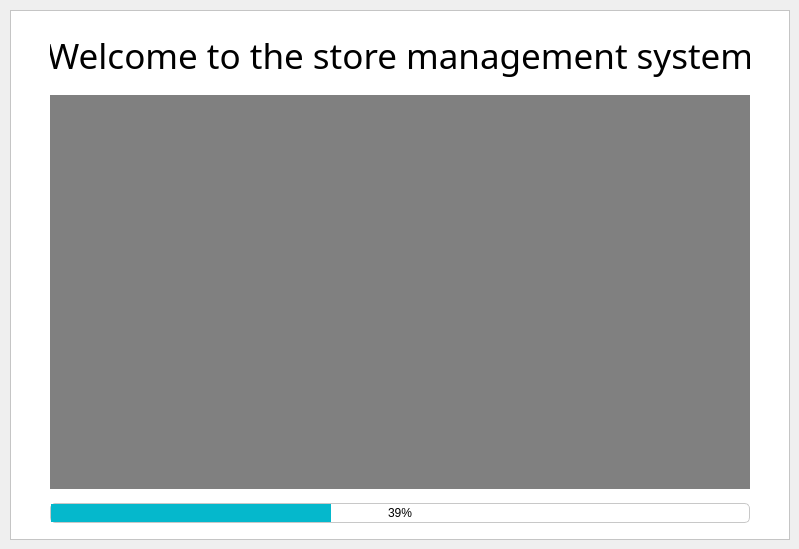
    <widget class="QWidget" name="tab_welcome">
     <attribute name="title">
      <string>Welcome</string>
     </attribute>
     <widget class="QFrame" name="frame_8">
      <property name="geometry">
       <rect>
        <x>10</x>
        <y>10</y>
        <width>780</width>
        <height>530</height>
       </rect>
      </property>
      <property name="styleSheet">
       <string notr="true">background-color:rgb(255, 255, 255);
</string>
      </property>
      <property name="frameShape">
       <enum>QFrame::StyledPanel</enum>
      </property>
      <property name="frameShadow">
       <enum>QFrame::Raised</enum>
      </property>
      <widget class="QLabel" name="label_5">
       <property name="geometry">
        <rect>
         <x>40</x>
         <y>10</y>
         <width>700</width>
         <height>70</height>
        </rect>
       </property>
       <property name="font">
        <font>
         <family>Agency FB</family>
         <pointsize>26</pointsize>
        </font>
       </property>
       <property name="text">
        <string>Welcome to the store management system</string>
       </property>
       <property name="alignment">
        <set>Qt::AlignCenter</set>
       </property>
      </widget>
      <widget class="QLabel" name="label_8">
       <property name="geometry">
        <rect>
         <x>40</x>
         <y>85</y>
         <width>700</width>
         <height>394</height>
        </rect>
       </property>
       <property name="styleSheet">
        <string notr="true">background-color:gray;</string>
       </property>
       <property name="text">
        <string/>
       </property>
       <property name="pixmap">
        <pixmap resource="../Resources/resources.qrc">:/new/prefix1/img1.jpg</pixmap>
       </property>
       <property name="scaledContents">
        <bool>true</bool>
       </property>
      </widget>
      <widget class="QProgressBar" name="progressBar">
       <property name="geometry">
        <rect>
         <x>40</x>
         <y>493</y>
         <width>700</width>
         <height>20</height>
        </rect>
       </property>
       <property name="styleSheet">
        <string notr="true">QProgressBar::chunk {
   background-color: #05B8CC;
   width: 20px;
}
QProgressBar {
   border: 1px solid rgb(200, 200, 200);
   border-radius: 5px;
   text-align: center;
}</string>
       </property>
       <property name="value">
        <number>39</number>
       </property>
      </widget>
     </widget>
    </widget>
